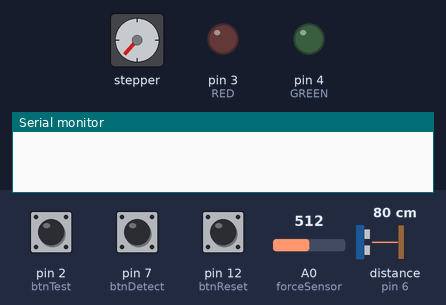
Bench run of a sketch on a simulated Arduino Uno, built with avr-gcc and run on an emulated ATmega328P. Shown: stepper motor, output pins drawn as LEDs (lit = HIGH), the last lines printed to the serial monitor. Dashed ring = blinking. The inputs (shaded band) are chosen by the test bench; at power-on: pin 2 (btnTest) HIGH, pin 7 (btnDetect) HIGH, pin 12 (btnReset) HIGH, distance to the obstacle (sensor on pin 6) 80 cm, A0 (forceSensor) = 512. The echo pulse lasts 58.3 µs per cm; stepper angles assume 800 steps per turn.

Above: at 1.25 s.
1.3 s: pin 2 (btnTest) pulled LOW for 0.15 s
At 2.5 s:
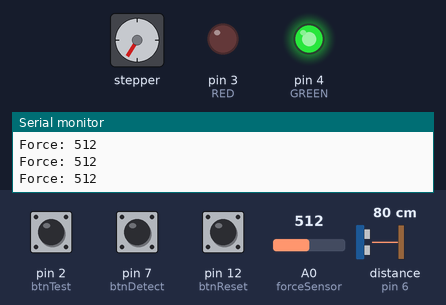
2.9 s: pin 7 (btnDetect) pulled LOW for 0.15 s
At 3.51 s:
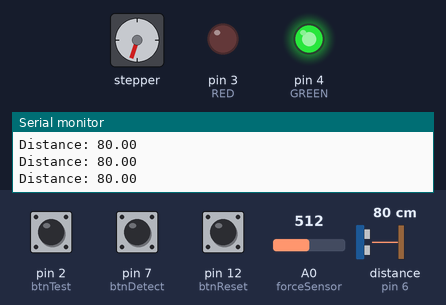
5.9 s: pin 12 (btnReset) pulled LOW for 0.15 s
At 6.22 s:
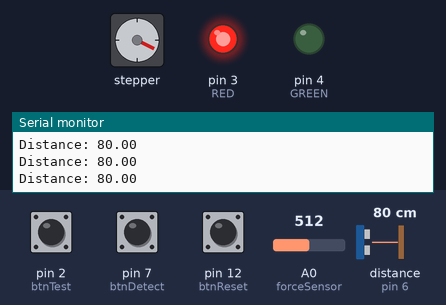
8.9 s: pin 7 (btnDetect) pulled LOW for 1 s
At 9.27 s:
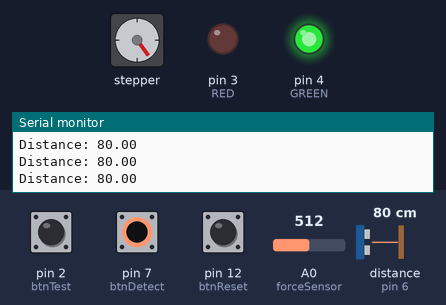
12.2 s: distance to the obstacle (sensor on pin 6) set to 2 cm
At 12.6 s:
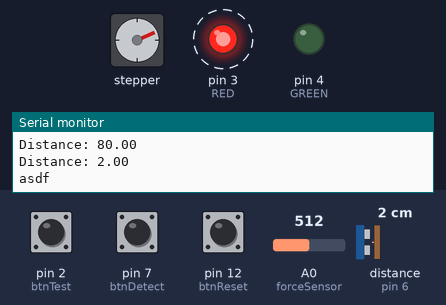
15.2 s: pin 12 (btnReset) pulled LOW for 1 s
At 15.38 s:
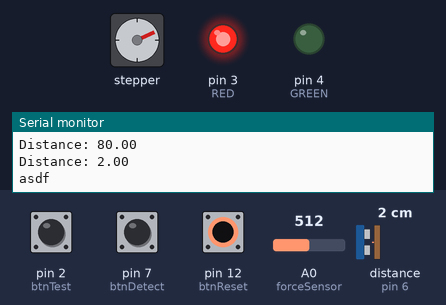
Timing chart, 0 to 28.8 s (numbered marks = the images above; inputs shaded):
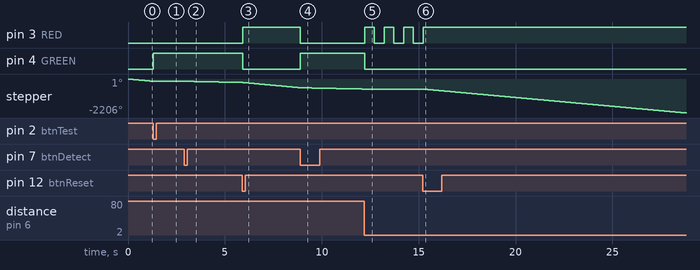

The sketch:

Bready2.ino
```cpp
#include <Stepper.h>
#include <HCSR04.h>

#define RED 3
#define GREEN 4
#define btnReset 12
#define btnTest 2
#define btnDetect 7
#define TRIG 5
#define ECHO 6

#define forceSensor A0

const int stepsPerRevolution = 800;
const int motorSpeed = 20;
const int threshold = 20;

int state = 0; // 0 - beginning; 1 - test; 2 - detect; 3 - bready;
float height;
float initialHeight = -1;
float finalHeight;
float halfHeight;
int yellow = 0;

Stepper stepper(stepsPerRevolution, 8, 10, 9, 11);
UltraSonicDistanceSensor ultrasonicSensor(TRIG, ECHO);


void setup()
{ Serial.begin(9600);

  pinMode(RED, OUTPUT);
  pinMode(GREEN, OUTPUT);
  pinMode(btnReset, INPUT_PULLUP);
  pinMode(btnTest, INPUT_PULLUP);
  pinMode(btnDetect, INPUT_PULLUP);
  pinMode(forceSensor, INPUT);
  pinMode(TRIG, OUTPUT);
  pinMode(ECHO, INPUT);

  stepper.setSpeed(motorSpeed);
}

void loop()
{

  stepper.step(-1);
  if (digitalRead(btnReset) == LOW)
  {
    digitalWrite(GREEN, LOW);
    digitalWrite(RED, HIGH);
    state = 0;
  }


  if (digitalRead(btnTest) == LOW)
  {
    state = 1;
  }

  if (digitalRead(btnDetect) == LOW)
  {
    state = 2;
  }

  if (state == 1)
  {
    digitalWrite(RED, LOW);
    digitalWrite(GREEN, HIGH);
    motor();
  }

  if (state == 2)
  {
    if (yellow == 0)
    {
    digitalWrite(RED, LOW);
    }
    else
    {
      digitalWrite(RED, HIGH);
    }
    digitalWrite(GREEN, HIGH);
    volumeDetection();
  }

  if (state == 3)
  {
    digitalWrite(GREEN, LOW);
    blinkLED();
  }

}


void motor()
{
  Serial.print("Force: ");
  Serial.println(analogRead(forceSensor));
  stepper.step(1);
}

void volumeDetection()
{
  finalHeight = 5;

  height = ultrasonicSensor.measureDistanceCm();
  Serial.print("Distance: ");
  Serial.println(height);

  if (initialHeight == -1 && height != -1)
  {
    initialHeight = 23;
    Serial.print("Initial Height: ");
    Serial.println(initialHeight);
    halfHeight = (initialHeight - finalHeight) *.2 + finalHeight;
    Serial.print("Half Height: ");
    Serial.println(halfHeight);
  }

  if (height <= halfHeight && height != -1)
  {
    Serial.println("asdf");
    yellow = 1;
  }

  if (height <= finalHeight && height != -1)
  {
    state = 3;
  }
}


void real_motor()
{
  Serial.print("Force");
  Serial.println(analogRead(forceSensor));
  if (analogRead(forceSensor) > threshold)
  {
    stepper.step(1);
  }
  else
  {
    state = 0;
  }
}


float InitialHeight()
{
  float sum;
  for (int i = 0; i < 10; i ++)
  {
    height = ultrasonicSensor.measureDistanceCm();
    if (height != -1)
    {
      sum += height;
    }
    else
    {
      i--;
    }
  }

  return sum/10.0;
}

void blinkLED()
{
  digitalWrite(RED, HIGH);
  delay(500);
  digitalWrite(RED, LOW);
  delay(500);
}
```

Measured:
- after the input at 1.3 s, pin 4 (GREEN): LOW → HIGH at once; stepper: goes on until 1.3 s, then stays -149°
- after the input at 2.9 s, stepper: keeps turning counter-clockwise at about 26°/s, starting after 0.06 s
- after the input at 5.9 s, pin 3 (RED): LOW → HIGH at once; pin 4 (GREEN): HIGH → LOW at once
- after the input at 8.9 s, pin 3 (RED): HIGH → LOW at once; pin 4 (GREEN): LOW → HIGH at once
- after the input at 12.2 s, pin 3 (RED): alternates HIGH for 0.50 s and LOW for 0.50 s, starting at once; pin 4 (GREEN): HIGH → LOW at once; stepper: stops changing and stays -653°
- after the input at 15.2 s, pin 3 (RED): goes on until 15.2 s, then stays HIGH
- by itself, stepper: keeps turning counter-clockwise at about 115°/s
